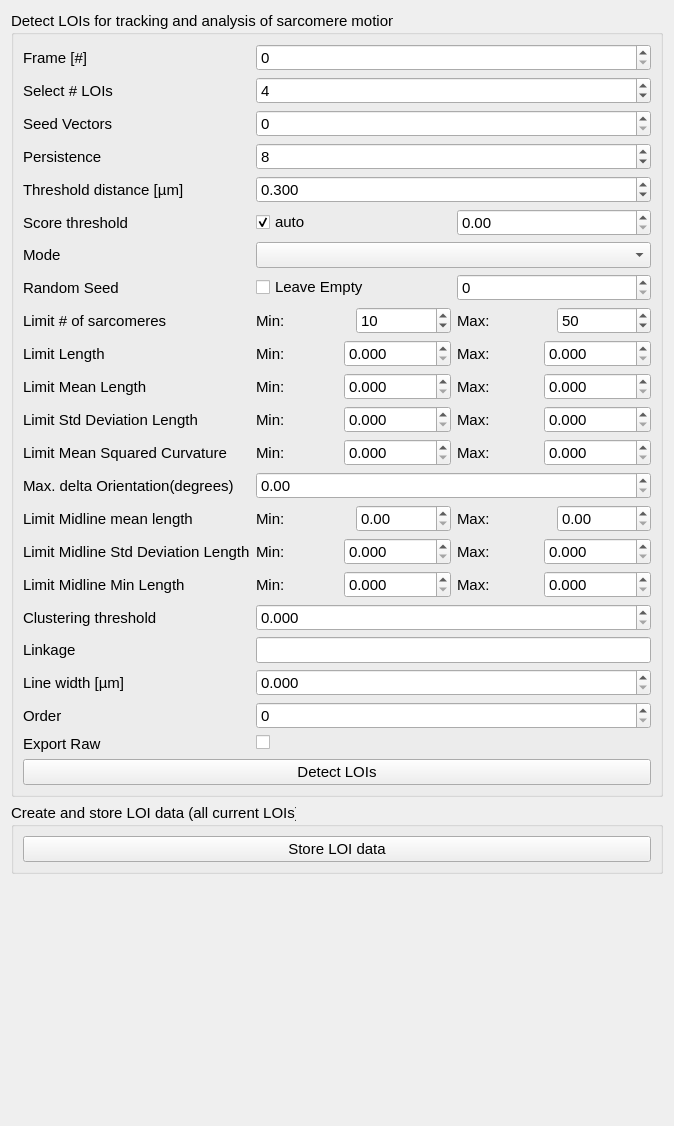
<?xml version="1.0" encoding="UTF-8"?>
<ui version="4.0">
 <class>Form</class>
 <widget class="QWidget" name="Form">
  <property name="geometry">
   <rect>
    <x>0</x>
    <y>0</y>
    <width>674</width>
    <height>1126</height>
   </rect>
  </property>
  <property name="windowTitle">
   <string>Form</string>
  </property>
  <layout class="QFormLayout" name="formLayout">
   <item row="10" column="0" colspan="2">
    <widget class="QGroupBox" name="groupBox_5">
     <property name="font">
      <font>
       <pointsize>11</pointsize>
      </font>
     </property>
     <property name="title">
      <string>Create and store LOI data (all current LOIs)</string>
     </property>
     <layout class="QFormLayout" name="formLayout_6">
      <item row="1" column="0" colspan="2">
       <widget class="QPushButton" name="btn_store_lois">
        <property name="toolTip">
         <string>stores all current LOIs, only needed when using manual LOIs</string>
        </property>
        <property name="text">
         <string>Store LOI data</string>
        </property>
       </widget>
      </item>
     </layout>
    </widget>
   </item>
   <item row="9" column="0" colspan="2">
    <widget class="QGroupBox" name="groupBox_6">
     <property name="font">
      <font>
       <pointsize>11</pointsize>
      </font>
     </property>
     <property name="title">
      <string>Detect LOIs for tracking and analysis of sarcomere motion</string>
     </property>
     <layout class="QFormLayout" name="formLayout_7">
      <item row="1" column="0">
       <widget class="QLabel" name="label_36">
        <property name="toolTip">
         <string>Selects i-th frame of frames specified in wavelet analysis.</string>
        </property>
        <property name="text">
         <string>Frame [#]</string>
        </property>
       </widget>
      </item>
      <item row="1" column="1">
       <widget class="QSpinBox" name="sb_detect_loi_frame">
        <property name="toolTip">
         <string>Selects i-th frame of framess specified in wavelet analysis.</string>
        </property>
        <property name="maximum">
         <number>1000000000</number>
        </property>
       </widget>
      </item>
      <item row="2" column="0">
       <widget class="QLabel" name="label_19">
        <property name="toolTip">
         <string>Number of LOIs</string>
        </property>
        <property name="text">
         <string>Select # LOIs</string>
        </property>
       </widget>
      </item>
      <item row="2" column="1">
       <widget class="QSpinBox" name="sb_detect_loi_n_lois">
        <property name="toolTip">
         <string>Number of LOIs</string>
        </property>
        <property name="maximum">
         <number>100000</number>
        </property>
        <property name="value">
         <number>4</number>
        </property>
       </widget>
      </item>
      <item row="3" column="0">
       <widget class="QLabel" name="label">
        <property name="toolTip">
         <string>Number of seed vectors for initiating LOI growth</string>
        </property>
        <property name="text">
         <string>Seed Vectors</string>
        </property>
       </widget>
      </item>
      <item row="3" column="1">
       <widget class="QSpinBox" name="sb_n_seeds">
        <property name="toolTip">
         <string>Number of seed vectors for initiating LOI growth</string>
        </property>
        <property name="maximum">
         <number>9999999</number>
        </property>
       </widget>
      </item>
      <item row="4" column="0">
       <widget class="QLabel" name="label_37">
        <property name="toolTip">
         <string>Persistence parameter influencing line growth direction and termination.</string>
        </property>
        <property name="text">
         <string>Persistence</string>
        </property>
       </widget>
      </item>
      <item row="4" column="1">
       <widget class="QSpinBox" name="sb_detect_loi_persistence">
        <property name="toolTip">
         <string>Persistence parameter influencing line growth direction and termination.</string>
        </property>
        <property name="maximum">
         <number>10</number>
        </property>
        <property name="value">
         <number>8</number>
        </property>
       </widget>
      </item>
      <item row="5" column="0">
       <widget class="QLabel" name="label_38">
        <property name="toolTip">
         <string>Maximum distance for nearest neighbor estimation during line growth.</string>
        </property>
        <property name="text">
         <string>Threshold distance [µm]</string>
        </property>
       </widget>
      </item>
      <item row="5" column="1">
       <widget class="QDoubleSpinBox" name="dsb_detect_loi_threshold_distance">
        <property name="toolTip">
         <string>Maximum distance for nearest neighbor estimation during line growth.</string>
        </property>
        <property name="decimals">
         <number>3</number>
        </property>
        <property name="maximum">
         <double>1000000.000000000000000</double>
        </property>
        <property name="value">
         <double>0.300000000000000</double>
        </property>
       </widget>
      </item>
      <item row="6" column="0">
       <widget class="QLabel" name="label_39">
        <property name="toolTip">
         <string>Minimum score threshold for seed vectors. Uses automated threshold if auto is checked.</string>
        </property>
        <property name="text">
         <string>Score threshold</string>
        </property>
       </widget>
      </item>
      <item row="6" column="1">
       <layout class="QHBoxLayout" name="horizontalLayout_5">
        <item>
         <widget class="QCheckBox" name="chk_loi_automatic_score_threshold">
          <property name="toolTip">
           <string>Minimum score threshold for seed vectors. Uses automated threshold if auto is checked.</string>
          </property>
          <property name="text">
           <string>auto</string>
          </property>
          <property name="checked">
           <bool>true</bool>
          </property>
         </widget>
        </item>
        <item>
         <widget class="QDoubleSpinBox" name="dsb_detect_loi_score_threshold">
          <property name="toolTip">
           <string>Minimum score threshold for seed vectors. Uses automated threshold if auto is checked.</string>
          </property>
          <property name="maximum">
           <double>1000000.000000000000000</double>
          </property>
          <property name="value">
           <double>0.000000000000000</double>
          </property>
         </widget>
        </item>
       </layout>
      </item>
      <item row="7" column="0">
       <widget class="QLabel" name="label_2">
        <property name="toolTip">
         <string>Mode for selecting LOIs from identified clusters.</string>
        </property>
        <property name="text">
         <string>Mode</string>
        </property>
       </widget>
      </item>
      <item row="7" column="1">
       <widget class="QComboBox" name="cb_mode">
        <property name="toolTip">
         <string>Mode for selecting LOIs from identified clusters.</string>
        </property>
       </widget>
      </item>
      <item row="9" column="0">
       <widget class="QLabel" name="label_6">
        <property name="toolTip">
         <string>Random seed for selection of random starting vectors for line growth algorithm, for reproducible outcomes.
            If None, no random seed is set, and outcomes in every run will differ.</string>
        </property>
        <property name="text">
         <string>Random Seed</string>
        </property>
       </widget>
      </item>
      <item row="9" column="1">
       <layout class="QHBoxLayout" name="horizontalLayout_2">
        <item>
         <widget class="QCheckBox" name="chk_random_seed_empty">
          <property name="toolTip">
           <string> Random seed for selection of random starting vectors for line growth algorithm, for reproducible outcomes.
            If None, no random seed is set, and outcomes in every run will differ.</string>
          </property>
          <property name="text">
           <string>Leave Empty</string>
          </property>
         </widget>
        </item>
        <item>
         <widget class="QSpinBox" name="sb_random_seed">
          <property name="toolTip">
           <string>Random seed for selection of random starting vectors for line growth algorithm, for reproducible outcomes.
            If None, no random seed is set, and outcomes in every run will differ.</string>
          </property>
          <property name="maximum">
           <number>99999999</number>
          </property>
         </widget>
        </item>
       </layout>
      </item>
      <item row="10" column="0">
       <widget class="QLabel" name="label_3">
        <property name="toolTip">
         <string>Limits of sarcomere numbers in LOI (n_min, n_max)</string>
        </property>
        <property name="text">
         <string>Limit # of sarcomeres</string>
        </property>
       </widget>
      </item>
      <item row="10" column="1">
       <layout class="QHBoxLayout" name="horizontalLayout">
        <item>
         <widget class="QLabel" name="label_4">
          <property name="toolTip">
           <string>Limits of sarcomere numbers in LOI (n_min, n_max)</string>
          </property>
          <property name="text">
           <string>Min:</string>
          </property>
         </widget>
        </item>
        <item>
         <widget class="QSpinBox" name="sb_detect_loi_num_lims_min">
          <property name="toolTip">
           <string>Limits of sarcomere numbers in LOI (n_min, n_max)</string>
          </property>
          <property name="maximum">
           <number>100000</number>
          </property>
          <property name="value">
           <number>10</number>
          </property>
         </widget>
        </item>
        <item>
         <widget class="QLabel" name="label_5">
          <property name="toolTip">
           <string>Limits of sarcomere numbers in LOI (n_min, n_max)</string>
          </property>
          <property name="text">
           <string>Max:</string>
          </property>
         </widget>
        </item>
        <item>
         <widget class="QSpinBox" name="sb_detect_loi_num_lims_max">
          <property name="toolTip">
           <string>Limits of sarcomere numbers in LOI (n_min, n_max)</string>
          </property>
          <property name="maximum">
           <number>100000</number>
          </property>
          <property name="value">
           <number>50</number>
          </property>
         </widget>
        </item>
       </layout>
      </item>
      <item row="11" column="0">
       <widget class="QLabel" name="label_27">
        <property name="toolTip">
         <string>Length limits for LOIs (in µm) (min, max).</string>
        </property>
        <property name="text">
         <string>Limit Length</string>
        </property>
       </widget>
      </item>
      <item row="11" column="1">
       <layout class="QHBoxLayout" name="horizontalLayout_8">
        <item>
         <widget class="QLabel" name="label_33">
          <property name="toolTip">
           <string>Length limits for LOIs (in µm) (min, max).</string>
          </property>
          <property name="text">
           <string>Min:</string>
          </property>
         </widget>
        </item>
        <item>
         <widget class="QDoubleSpinBox" name="dsb_limit_length_min">
          <property name="toolTip">
           <string>Length limits for LOIs (in µm) (min, max).</string>
          </property>
          <property name="decimals">
           <number>3</number>
          </property>
          <property name="maximum">
           <double>9999999.000000000000000</double>
          </property>
         </widget>
        </item>
        <item>
         <widget class="QLabel" name="label_32">
          <property name="toolTip">
           <string>Length limits for LOIs (in µm) (min, max).</string>
          </property>
          <property name="text">
           <string>Max:</string>
          </property>
         </widget>
        </item>
        <item>
         <widget class="QDoubleSpinBox" name="dsb_limit_length_max">
          <property name="toolTip">
           <string>Length limits for LOIs (in µm) (min, max).</string>
          </property>
          <property name="decimals">
           <number>3</number>
          </property>
          <property name="maximum">
           <double>99999999.000000000000000</double>
          </property>
         </widget>
        </item>
       </layout>
      </item>
      <item row="12" column="0">
       <widget class="QLabel" name="label_7">
        <property name="toolTip">
         <string>Limits for the mean length of sarcomeres within an LOI (min, max).</string>
        </property>
        <property name="text">
         <string>Limit Mean Length</string>
        </property>
       </widget>
      </item>
      <item row="12" column="1">
       <layout class="QHBoxLayout" name="horizontalLayout_3">
        <item>
         <widget class="QLabel" name="label_8">
          <property name="toolTip">
           <string>Limits for the mean length of sarcomeres within an LOI (min, max).</string>
          </property>
          <property name="text">
           <string>Min:</string>
          </property>
         </widget>
        </item>
        <item>
         <widget class="QDoubleSpinBox" name="dsb_mean_length_limit_min">
          <property name="toolTip">
           <string>Limits for the mean length of sarcomeres within an LOI (min, max).</string>
          </property>
          <property name="decimals">
           <number>3</number>
          </property>
          <property name="maximum">
           <double>9999999.000000000000000</double>
          </property>
         </widget>
        </item>
        <item>
         <widget class="QLabel" name="label_9">
          <property name="toolTip">
           <string>Limits for the mean length of sarcomeres within an LOI (min, max).</string>
          </property>
          <property name="text">
           <string>Max:</string>
          </property>
         </widget>
        </item>
        <item>
         <widget class="QDoubleSpinBox" name="dsb_mean_length_limit_max">
          <property name="toolTip">
           <string>Limits for the mean length of sarcomeres within an LOI (min, max).</string>
          </property>
          <property name="decimals">
           <number>3</number>
          </property>
          <property name="maximum">
           <double>9999999.000000000000000</double>
          </property>
         </widget>
        </item>
       </layout>
      </item>
      <item row="13" column="0">
       <widget class="QLabel" name="label_10">
        <property name="toolTip">
         <string>Limits for the standard deviation of sarcomere lengths within an LOI (min, max).</string>
        </property>
        <property name="text">
         <string>Limit Std Deviation Length</string>
        </property>
       </widget>
      </item>
      <item row="13" column="1">
       <layout class="QHBoxLayout" name="horizontalLayout_4">
        <item>
         <widget class="QLabel" name="label_11">
          <property name="toolTip">
           <string>Limits for the standard deviation of sarcomere lengths within an LOI (min, max).</string>
          </property>
          <property name="text">
           <string>Min:</string>
          </property>
         </widget>
        </item>
        <item>
         <widget class="QDoubleSpinBox" name="dsb_std_length_lims_min">
          <property name="toolTip">
           <string>Limits for the standard deviation of sarcomere lengths within an LOI (min, max).</string>
          </property>
          <property name="decimals">
           <number>3</number>
          </property>
          <property name="maximum">
           <double>9999999.000000000000000</double>
          </property>
         </widget>
        </item>
        <item>
         <widget class="QLabel" name="label_12">
          <property name="toolTip">
           <string>Limits for the standard deviation of sarcomere lengths within an LOI (min, max).</string>
          </property>
          <property name="text">
           <string>Max:</string>
          </property>
         </widget>
        </item>
        <item>
         <widget class="QDoubleSpinBox" name="dsb_std_length_lims_max">
          <property name="toolTip">
           <string>Limits for the standard deviation of sarcomere lengths within an LOI (min, max).</string>
          </property>
          <property name="decimals">
           <number>3</number>
          </property>
          <property name="maximum">
           <double>999999.000000000000000</double>
          </property>
         </widget>
        </item>
       </layout>
      </item>
      <item row="14" column="0">
       <widget class="QLabel" name="label_13">
        <property name="toolTip">
         <string>Limits for the mean squared curvature (MSC) of LOIs (min, max).</string>
        </property>
        <property name="text">
         <string>Limit Mean Squared Curvature</string>
        </property>
       </widget>
      </item>
      <item row="14" column="1">
       <layout class="QHBoxLayout" name="horizontalLayout_6">
        <item>
         <widget class="QLabel" name="label_14">
          <property name="toolTip">
           <string>Limits for the mean squared curvature (MSC) of LOIs (min, max).</string>
          </property>
          <property name="text">
           <string>Min:</string>
          </property>
         </widget>
        </item>
        <item>
         <widget class="QDoubleSpinBox" name="dsb_msc_lims_min">
          <property name="toolTip">
           <string>Limits for the mean squared curvature (MSC) of LOIs (min, max).</string>
          </property>
          <property name="decimals">
           <number>3</number>
          </property>
          <property name="maximum">
           <double>999999.000000000000000</double>
          </property>
         </widget>
        </item>
        <item>
         <widget class="QLabel" name="label_15">
          <property name="toolTip">
           <string>Limits for the mean squared curvature (MSC) of LOIs (min, max).</string>
          </property>
          <property name="text">
           <string>Max:</string>
          </property>
         </widget>
        </item>
        <item>
         <widget class="QDoubleSpinBox" name="dsb_msc_lims_max">
          <property name="toolTip">
           <string>Limits for the mean squared curvature (MSC) of LOIs (min, max).</string>
          </property>
          <property name="decimals">
           <number>3</number>
          </property>
          <property name="maximum">
           <double>999999.000000000000000</double>
          </property>
         </widget>
        </item>
       </layout>
      </item>
      <item row="15" column="0">
       <widget class="QLabel" name="label_16">
        <property name="toolTip">
         <string>Maximal change of orientation between adjacent line segments, in degrees.</string>
        </property>
        <property name="text">
         <string>Max. delta Orientation(degrees)</string>
        </property>
       </widget>
      </item>
      <item row="15" column="1">
       <widget class="QDoubleSpinBox" name="dsb_max_orient_change">
        <property name="toolTip">
         <string>Maximal change of orientation between adjacent line segments, in degrees.</string>
        </property>
        <property name="maximum">
         <double>9999999.000000000000000</double>
        </property>
       </widget>
      </item>
      <item row="16" column="0">
       <widget class="QLabel" name="label_18">
        <property name="toolTip">
         <string>Limits for the mean length of the midline of vectors in LOI (min, max).</string>
        </property>
        <property name="text">
         <string>Limit Midline mean length</string>
        </property>
       </widget>
      </item>
      <item row="16" column="1">
       <layout class="QHBoxLayout" name="horizontalLayout_7">
        <item>
         <widget class="QLabel" name="label_21">
          <property name="toolTip">
           <string>Limits for the mean length of the midline of vectors in LOI (min, max).</string>
          </property>
          <property name="text">
           <string>Min:</string>
          </property>
         </widget>
        </item>
        <item>
         <widget class="QDoubleSpinBox" name="dsb_midline_mean_length_lims_min">
          <property name="toolTip">
           <string>Limits for the mean length of the midline of vectors in LOI (min, max).</string>
          </property>
         </widget>
        </item>
        <item>
         <widget class="QLabel" name="label_22">
          <property name="toolTip">
           <string>Limits for the mean length of the midline of vectors in LOI (min, max).</string>
          </property>
          <property name="text">
           <string>Max:</string>
          </property>
         </widget>
        </item>
        <item>
         <widget class="QDoubleSpinBox" name="dsb_midline_mean_length_lims_max">
          <property name="toolTip">
           <string>Limits for the mean length of the midline of vectors in LOI (min, max).</string>
          </property>
         </widget>
        </item>
       </layout>
      </item>
      <item row="17" column="0">
       <widget class="QLabel" name="label_24">
        <property name="toolTip">
         <string>Limits for the standard deviation of the midline length of vectors in LOI (min, max).</string>
        </property>
        <property name="text">
         <string>Limit Midline Std Deviation Length</string>
        </property>
       </widget>
      </item>
      <item row="17" column="1">
       <layout class="QHBoxLayout" name="horizontalLayout_9">
        <item>
         <widget class="QLabel" name="label_25">
          <property name="text">
           <string>Min:</string>
          </property>
         </widget>
        </item>
        <item>
         <widget class="QDoubleSpinBox" name="dsb_limit_midline_std_dev_length_min">
          <property name="toolTip">
           <string>Limits for the standard deviation of the midline length of vectors in LOI (min, max).</string>
          </property>
          <property name="decimals">
           <number>3</number>
          </property>
          <property name="maximum">
           <double>9999999.000000000000000</double>
          </property>
         </widget>
        </item>
        <item>
         <widget class="QLabel" name="label_26">
          <property name="text">
           <string>Max:</string>
          </property>
         </widget>
        </item>
        <item>
         <widget class="QDoubleSpinBox" name="dsb_limit_midline_std_dev_length_max">
          <property name="toolTip">
           <string>Limits for the standard deviation of the midline length of vectors in LOI (min, max).</string>
          </property>
          <property name="decimals">
           <number>3</number>
          </property>
          <property name="maximum">
           <double>9999999.000000000000000</double>
          </property>
         </widget>
        </item>
       </layout>
      </item>
      <item row="18" column="0">
       <widget class="QLabel" name="label_28">
        <property name="toolTip">
         <string>Limits for the minimum length of the midline of vectors in LOI (min, max).</string>
        </property>
        <property name="text">
         <string>Limit Midline Min Length</string>
        </property>
       </widget>
      </item>
      <item row="18" column="1">
       <layout class="QHBoxLayout" name="horizontalLayout_10">
        <item>
         <widget class="QLabel" name="label_29">
          <property name="text">
           <string>Min:</string>
          </property>
         </widget>
        </item>
        <item>
         <widget class="QDoubleSpinBox" name="dsb_limit_midline_min_length_min">
          <property name="toolTip">
           <string>Limits for the minimum length of the midline of vectors in LOI (min, max).</string>
          </property>
          <property name="decimals">
           <number>3</number>
          </property>
          <property name="maximum">
           <double>999999.000000000000000</double>
          </property>
         </widget>
        </item>
        <item>
         <widget class="QLabel" name="label_30">
          <property name="text">
           <string>Max:</string>
          </property>
         </widget>
        </item>
        <item>
         <widget class="QDoubleSpinBox" name="dsb_limit_midline_min_length_max">
          <property name="toolTip">
           <string>Limits for the minimum length of the midline of vectors in LOI (min, max).</string>
          </property>
          <property name="decimals">
           <number>3</number>
          </property>
          <property name="maximum">
           <double>9999999.000000000000000</double>
          </property>
         </widget>
        </item>
       </layout>
      </item>
      <item row="19" column="0">
       <widget class="QLabel" name="label_17">
        <property name="toolTip">
         <string>The linkage distance threshold above which, clusters will not be merged.</string>
        </property>
        <property name="text">
         <string>Clustering threshold</string>
        </property>
       </widget>
      </item>
      <item row="19" column="1">
       <widget class="QDoubleSpinBox" name="dsb_detect_loi_clustering_threshold">
        <property name="toolTip">
         <string>The linkage distance threshold above which, clusters will not be merged.</string>
        </property>
        <property name="decimals">
         <number>3</number>
        </property>
        <property name="maximum">
         <double>99999999.000000000000000</double>
        </property>
       </widget>
      </item>
      <item row="20" column="0">
       <widget class="QLabel" name="label_31">
        <property name="toolTip">
         <string>Linkage criterion for clustering ('complete', 'average', 'single').</string>
        </property>
        <property name="text">
         <string>Linkage</string>
        </property>
       </widget>
      </item>
      <item row="20" column="1">
       <widget class="QLineEdit" name="le_linkage">
        <property name="toolTip">
         <string>Linkage criterion for clustering ('complete', 'average', 'single').</string>
        </property>
       </widget>
      </item>
      <item row="21" column="0">
       <widget class="QLabel" name="label_20">
        <property name="toolTip">
         <string> Width of the scan line (in µm), perpendicular to the LOIs.</string>
        </property>
        <property name="text">
         <string>Line width [µm]</string>
        </property>
       </widget>
      </item>
      <item row="21" column="1">
       <widget class="QDoubleSpinBox" name="dsb_detect_loi_line_width">
        <property name="toolTip">
         <string> Width of the scan line (in µm), perpendicular to the LOIs.</string>
        </property>
        <property name="decimals">
         <number>3</number>
        </property>
        <property name="maximum">
         <double>99999999.000000000000000</double>
        </property>
       </widget>
      </item>
      <item row="22" column="0">
       <widget class="QLabel" name="label_34">
        <property name="toolTip">
         <string>Order of spline interpolation for transforming LOIs (range 0-5).</string>
        </property>
        <property name="text">
         <string>Order</string>
        </property>
       </widget>
      </item>
      <item row="22" column="1">
       <widget class="QSpinBox" name="sb_order">
        <property name="toolTip">
         <string>Order of spline interpolation for transforming LOIs (range 0-5).</string>
        </property>
        <property name="maximum">
         <number>6</number>
        </property>
       </widget>
      </item>
      <item row="23" column="0">
       <widget class="QLabel" name="label_35">
        <property name="toolTip">
         <string> If True, exports raw intensity kymographs along LOIs.</string>
        </property>
        <property name="text">
         <string>Export Raw</string>
        </property>
       </widget>
      </item>
      <item row="23" column="1">
       <widget class="QCheckBox" name="chk_export_raw">
        <property name="toolTip">
         <string> If True, exports raw intensity kymographs along LOIs.</string>
        </property>
        <property name="text">
         <string/>
        </property>
       </widget>
      </item>
      <item row="24" column="0" colspan="2">
       <widget class="QPushButton" name="btn_detect_lois">
        <property name="toolTip">
         <string>Detect LOIs automatically and store them</string>
        </property>
        <property name="text">
         <string>Detect LOIs</string>
        </property>
       </widget>
      </item>
     </layout>
    </widget>
   </item>
  </layout>
 </widget>
 <resources/>
 <connections/>
</ui>
